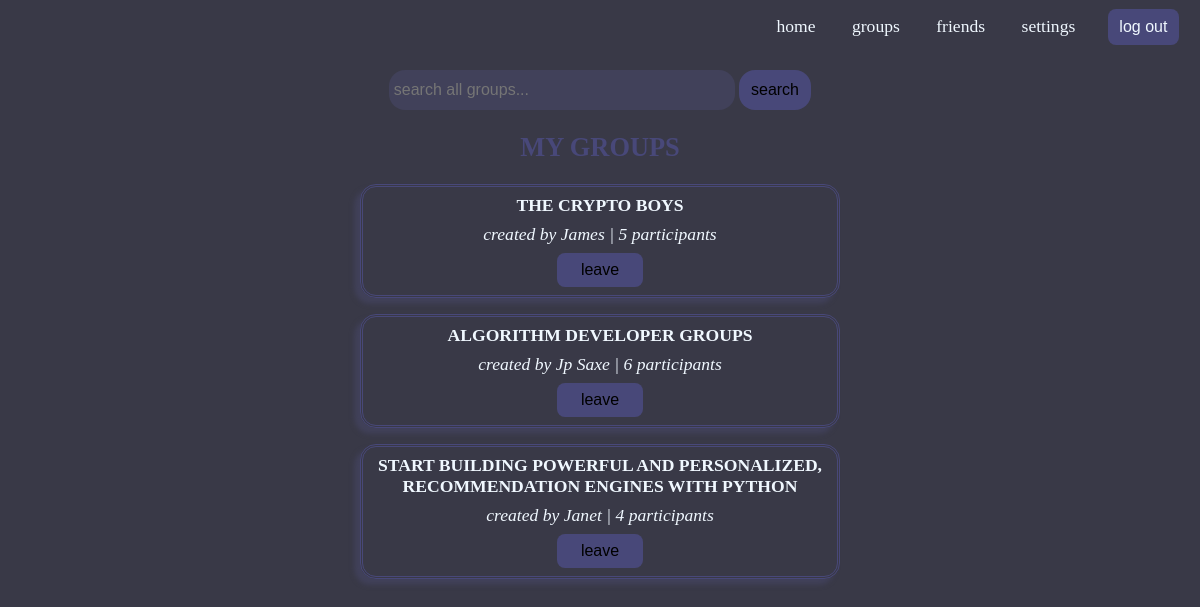
Screenshot of /groups/ (signed in) with the database file from the repository.
### base/models.py (models this page shows)
class groupstable(models.Model):
    owner = models.ForeignKey(Profiles,on_delete=models.CASCADE)
    title = models.CharField(max_length=200,default='JUST CREATED!')
    participants = models.ManyToManyField(Profiles,related_name='group_participants',blank=True)

class Profiles(models.Model):
    user = models.ForeignKey(User,on_delete=models.CASCADE)
    name = models.CharField(max_length=50,default='None')
    profile_pics = models.ImageField(upload_to='profile_images',default='image.jpg')
    date_joined = models.DateTimeField(auto_now_add=True)
    about = models.CharField(max_length=50, default='Hi')
    user_friends = models.ManyToManyField('friends',related_name='my_friends', blank=True)

### base/views.py (the view)
# urls.py: path('groups/', views.all_groups, name='all_groups' ),
@login_required(login_url='/signin')
def all_groups(request):
    user = Profiles.objects.get(name=request.user.username)
    groups_data = groupstable.objects.filter(participants=user)
    query_track = False
    query = request.GET.get('q')
    q = query if query else ''
    if query:
        groups_data = groupstable.objects.filter(Q(title__icontains=q)) #| Q(groupmessages__message_body__icontains=q))
        query_track = True
    context = {'groups_data':groups_data,'query_track':query_track,'user':user}
    return render(request,'groupsquerypage.html',context=context)

### base/templates/groupsquerypage.html
{% extends 'base.html' %}
{% load static %}
{% block content %}
<div class="groupsquerypage">
    <form action="{% url 'all_groups' %}" method="get">
        <input type="text" name="q" placeholder="search all groups...">
        <input class="submit-query" type="submit" value="search">
    </form>
    {% if query_track %}
        <h2>SEARCH RESULTS</h2>
    {% else %}
        <h2>MY GROUPS</h2>
    {% endif %}
    {% for groups in groups_data %}
        <a href="{% url 'groups' groups.id %}" style="text-decoration: none; color: aliceblue;">
            <div class="group-wrapper">
                <span class="group-title">{{ groups.title }}</span>
                <div class="group-center-elements">
                    <i><span>created by {{ groups.owner.name }}</span> | <span>{{ groups.participants.count }} participants</span></i>
                </div>
                <div>
                    {% if user in groups.participants.all %}
                        <a href="{% url 'leave_group' groups.id %}">
                            <button class="group-button">leave</button>
                        </a>
                    {% else %}
                        <a href="{% url 'join_group' groups.id %}">
                            <button class="group-button">join</button>
                        </a>
                    {% endif %}
                    <br>
                </div>
            </div>
        </a>
    {% endfor %}
</div>
{% endblock %}

### base/static/webfiles/style.css (style rules this page uses)
body { padding: 0; margin: 0; background-color: #393947; font-size: 1.1rem; color: aliceblue; }
.groupsquerypage { margin: 1vh 30% 1vh 30%; box-sizing: border-box; max-width: 100%; text-align: center; }
.groupsquerypage h2 { color: #484879; }
.groupsquerypage input { width: 70%; height:2.5rem; font-size: 1rem; background-color: #41415a; border: none; border-radius: 1rem; padding: 0 1% 0 1%; }
.groupsquerypage .submit-query { width: 15%; height: 2.5rem; background-color: #484879; border: none; border-radius: 1rem; }
.groupsquerypage .group-wrapper { width: 100%; border-style: double; border-color: #484879; padding: 0.5rem 2% 0.5rem 2%; box-sizing: border-box; width: 100%; border-radius: 1rem; box-shadow: -0.35rem 0.35rem 0.35rem #41415a; margin: 1rem 0 1rem 0; }
.groupsquerypage .group-wrapper .group-title { text-transform: uppercase; font-weight: bold; }
.groupsquerypage .group-wrapper .group-center-elements { margin: 0.5rem 0 0.5rem 0; }
.groupsquerypage .group-wrapper .group-button { padding: 0.5rem 1.5rem 0.5rem 1.5rem; background-color: #484879; border: none; border-radius: 0.5rem; font-size: 1rem; }

### rows the page displays
groupstable: title "THE CRYPTO BOYS", owner.name "James", participants.count "5", shows "leave"
groupstable: title "ALGORITHM DEVELOPER GROUPS", owner.name "Jp Saxe", participants.count "6", shows "leave"
groupstable: title "START BUILDING POWERFUL AND PERSONALIZED, RECOMMENDATION ENGINES WITH PYTHON", owner.name "Janet", participants.count "4", shows "leave"
